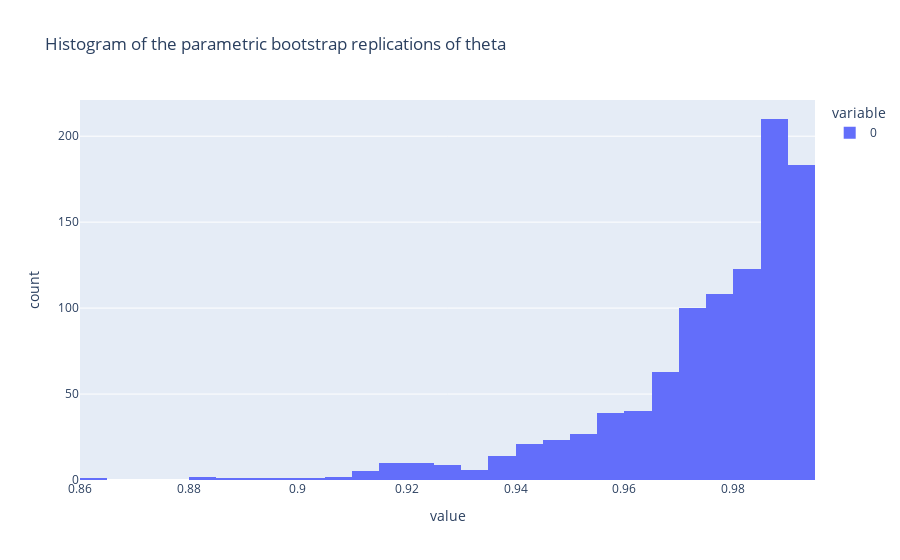

The code cell stored with this chart in its notebook:
### Code cell
px.histogram(
    param_bootstrap_estimations,
    title = 'Histogram of the parametric bootstrap replications of theta',
)

### Figure 1 — Plotly figure (JSON) as saved in the notebook; plotly's stock layout.template omitted (floating-point values rounded to 4 significant figures; data arrays with more than 128 entries replaced by an {"elided": "..."} marker saying what was removed)
{"data": [{"alignmentgroup": "True", "bingroup": "x", "hovertemplate": "variable=0<br>value=%{x}<br>count=%{y}<extra></extra>", "legendgroup": "0", "marker": {"color": "#636efa", "pattern": {"shape": ""}}, "name": "0", "offsetgroup": "0", "orientation": "v", "showlegend": true, "x": {"elided": "1000 float values"}, "xaxis": "x", "yaxis": "y", "type": "histogram"}], "layout": {"xaxis": {"anchor": "y", "domain": [0.0, 1.0], "title": {"text": "value"}}, "yaxis": {"anchor": "x", "domain": [0.0, 1.0], "title": {"text": "count"}}, "legend": {"title": {"text": "variable"}, "tracegroupgap": 0}, "title": {"text": "Histogram of the parametric bootstrap replications of theta"}, "barmode": "relative"}}
